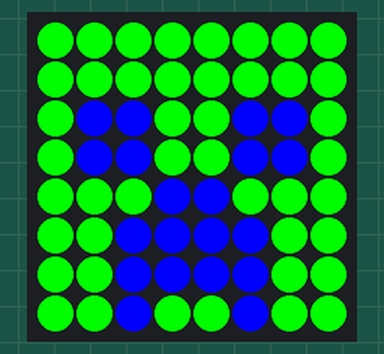
This program was run on a simulated Raspberry Pi (BCM pin numbers) with a Sense HAT. Parts: the Sense HAT's 8×8 RGB LED matrix. At 0.0 s the program stops and its outputs stay as they are.

Above: at 0.1 s.

The program:

sensehat.py
```python
from sense_emu import SenseHat
##from sense_hat import SenseHat

sense = SenseHat()

r = (255, 0, 0)
g = (0, 255, 0)
b = (0, 0, 255)
y = (255, 255, 0)

message = "Hi!"

##sense.set_rotation(180)
sense.show_letter("Z")
##sense.show_message(message, text_colour=blue)
##sense.clear()

sense.set_pixel(0,0,r)
pixels = [
    g,g,g,g,g,g,g,g,
    g,g,g,g,g,g,g,g,
    g,b,b,g,g,b,b,g,
    g,b,b,g,g,b,b,g,
    g,g,g,b,b,g,g,g,
    g,g,b,b,b,b,g,g,
    g,g,b,b,b,b,g,g,
    g,g,b,g,g,b,g,g
]

sense.set_pixels(pixels)
```
